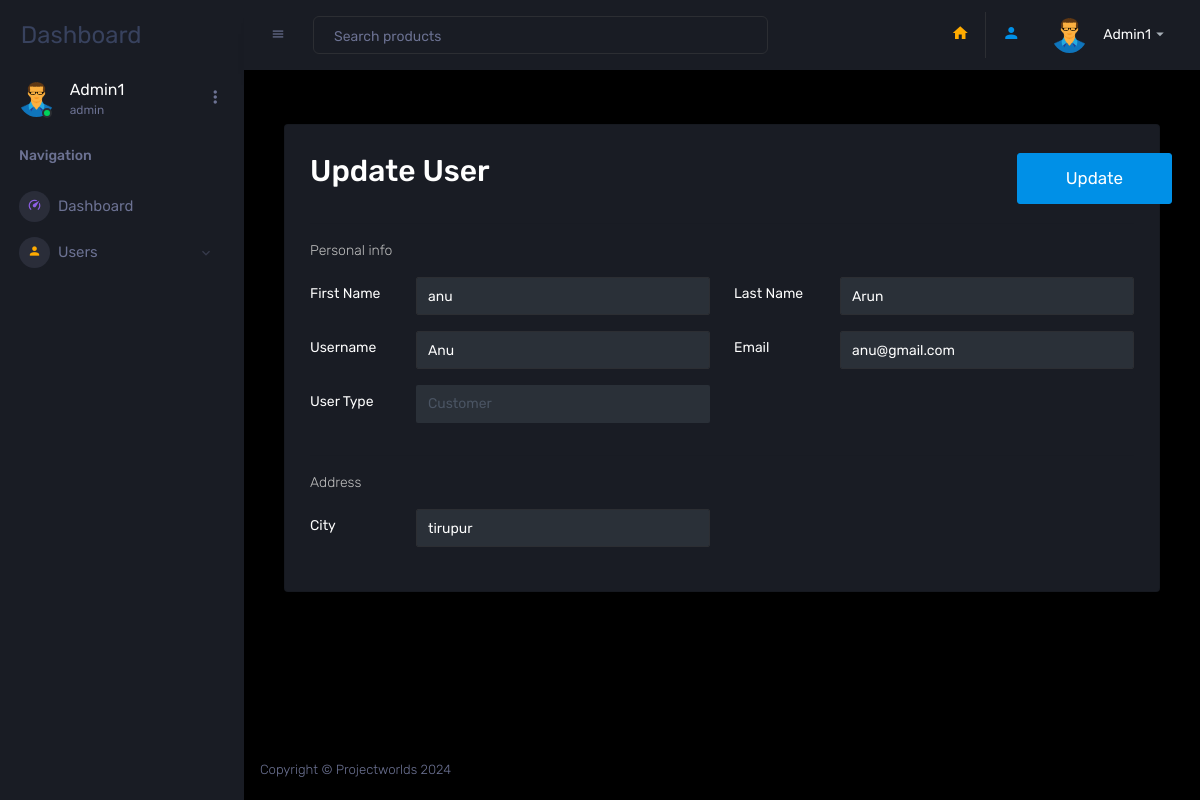
/user/update/2/a/ (signed in), run on the app's committed database.
### users/models.py (models this page shows, shortened)
class MyUser(AbstractUser):
    city = models.CharField(max_length=255)
    user_type = models.CharField(max_length=255, choices=(('admin', 'Admin'),
                                                          ('customer', 'Customer')))

class Profile(models.Model):
    user = models.OneToOneField(MyUser, on_delete=models.CASCADE)
    image = models.ImageField(default='default.webp', upload_to='images/profile/', null=True, blank=True)

### users/views.py (the view, shortened to what this page needs)
# urls.py: path('user/update/<int:pk>/a/', views.UserUpdateView.as_view(), name='update'),
class UserUpdateView(MyMixin, UpdateView):
    model = MyUser
    form_class = UserUpdateForm
    template_name = 'users/update.html'
    success_url = reverse_lazy('user_app:list')

### users/forms.py
class UserUpdateForm(forms.ModelForm):
    class Meta:
        model = MyUser
        fields = ('first_name', 'last_name', 'username', 'email', 'city', 'user_type')
        widgets = {
            'first_name': forms.TextInput(attrs={'class': 'form-control'}),
            'last_name': forms.TextInput(attrs={'class': 'form-control'}),
            'username': forms.TextInput(attrs={'class': 'form-control'}),
            'email': forms.TextInput(attrs={'type': 'email', 'class': 'form-control'}),
            'city': forms.TextInput(attrs={'class': 'form-control'}),
            'user_type': forms.Select(attrs={'class': 'form-control'}),
        }

### users/views.py (called while the page is built)
    def test_func(self):
        return self.request.user.user_type == 'admin'

### templates/users/update.html (shortened to what this page needs)
{% extends 'base.html' %}
{% load static %}
{% block content %}
<div class="row d-flex justify-content-center">
    <div class="col-md-12">
        <div class="col-12 grid-margin">
            <div class="card">
                <div class="card-body">
                    <div class="row">
                        <div class="col-md-10">
                            <h2 class="card-title">Update User</h2>
                        </div>
                        <div class="col-md-2">
                            <button class="btn btn-primary btn-lg" form="user_create_form" style="font-size:17px;" type="submit">Update</button>
                        </div>
                    </div>
                    <hr>
                    <form class="form-sample" id="user_create_form" method="post">
                        <p class="card-description"> Personal info </p>
                        <div class="row">
                            <div class="col-md-6">
                                <div class="form-group row">
                                    <label class="col-sm-3 col-form-label">First Name</label>
                                    <div class="col-sm-9">
                                        {{ form.first_name }}
                                    </div>
                                </div>
                            </div>
                            <div class="col-md-6">
                                <div class="form-group row">
                                    <label class="col-sm-3 col-form-label">Last Name</label>
                                    <div class="col-sm-9">
                                        {{ form.last_name }}
                                    </div>
                                </div>
                            </div>
                        </div>
                        <div class="row">
                            <div class="col-md-6">
                                <div class="form-group row">
                                    <label class="col-sm-3 col-form-label">Username</label>
                                    <div class="col-sm-9">
                                        {{ form.username }}
                                    </div>
                                </div>
                            </div>
                            <div class="col-md-6">
                                <div class="form-group row">
                                    <label class="col-sm-3 col-form-label">Email</label>
                                    <div class="col-sm-9">
                                        {{ form.email }}
                                    </div>
                                </div>
                            </div>
                        </div>
                        <div class="row">
                            <div class="col-md-6">
                                <div class="form-group row">
                                    <label class="col-sm-3 col-form-label">User Type</label>
                                    <div class="col-sm-9">
                                        {{ form.user_type }}
                                    </div>
                                </div>
                            </div>
                        </div>
                        <hr>
                        <p class="card-description"> Address </p>
                        <div class="row">
                            <div class="col-md-6">
                                <div class="form-group row">
                                    <label class="col-sm-3 col-form-label">City</label>
                                    <div class="col-sm-9">
                                        {{ form.city }}
                                    </div>
                                </div>
                            </div>
                        </div>
                    </form>
                </div>
            </div>
        </div>
    </div>
</div>
{% endblock content %}

### templates/partials/sidebar.html (shortened to what this page needs)
{% load static %}
<nav class="sidebar sidebar-offcanvas" id="sidebar">
    <div class="sidebar-brand-wrapper d-none d-lg-flex align-items-center justify-content-center fixed-top">
        <a class="sidebar-brand brand-logo" href="{% url 'user_app:home' %}" class="preview-subject ellipsis mb-1 text-small">Dashboard</a>
    </div>
    <ul class="nav">
        <li class="nav-item profile">
            <div class="profile-desc">
                <div class="profile-pic">
                    <div class="count-indicator">
                        <img alt="" class="img-xs rounded-circle " src="{{ user.profile.image.url }}">
                        <span class="count bg-success"></span>
                    </div>
                    <div class="profile-name">
                        <h5 class="mb-0 font-weight-normal">{{ user.username | capfirst }}</h5>
                        <span>{{ user.user_type }}</span>
                    </div>
                </div>
                <a data-toggle="dropdown" href="#" id="profile-dropdown"><i class="mdi mdi-dots-vertical"></i></a>
            </div>
        </li>
        <li class="nav-item nav-category">
            <span class="nav-link">Navigation</span>
        </li>
        <li class="nav-item menu-items">
            <a class="nav-link" href="{% url 'user_app:home' %}">
              <span class="menu-icon">
                <i class="mdi mdi-speedometer"></i>
              </span>
                <span class="menu-title">Dashboard</span>
            </a>
        </li>
        <li class="nav-item menu-items">
            <a aria-controls="ui-basic" aria-expanded="false" class="nav-link" data-toggle="collapse" href="#ui-basic">
              <span class="menu-icon">
                <i class="mdi mdi-account"></i>
              </span>
                <span class="menu-title">Users</span>
                <i class="menu-arrow"></i>
            </a>
        </li>
    </ul>
</nav>

### templates/partials/navbar.html (shortened to what this page needs)
{% load static %}
<nav class="navbar p-0 fixed-top d-flex flex-row">
    <div class="navbar-menu-wrapper flex-grow d-flex align-items-stretch">
        <button class="navbar-toggler navbar-toggler align-self-center" data-toggle="minimize" type="button">
            <span class="mdi mdi-menu"></span>
        </button>
        <ul class="navbar-nav w-100">
            <li class="nav-item w-100">
                <form class="nav-link mt-2 mt-md-0 d-none d-lg-flex search">
                    <input class="form-control" placeholder="Search products" type="text">
                </form>
            </li>
        </ul>
        <ul class="navbar-nav navbar-nav-right">
            <li class="nav-item nav-settings d-none d-lg-block">
                <a class="nav-link" href="{% url 'user_app:home' %}">
                    <i class="mdi mdi-home text-warning"></i>
                </a>
            </li>
            <li class="nav-item nav-settings d-none d-lg-block border-left">
                <a class="nav-link" href="{% url 'user_app:profile' user.id %}">
                    <i class="mdi mdi-account text-primary"></i>
                </a>
            </li>
            <li class="nav-item dropdown">
                <a class="nav-link" data-toggle="dropdown" href="#" id="profileDropdown">
                    <div class="navbar-profile">
                        <img alt="" class="img-xs rounded-circle" src="{{ user.profile.image.url }}">
                        <p class="mb-0 d-none d-sm-block navbar-profile-name">{{ user.username | capfirst }}</p>
                        <i class="mdi mdi-menu-down d-none d-sm-block"></i>
                    </div>
                </a>
            </li>
        </ul>
    </div>
</nav>

### data on the page
MyUser: profile.image (placeholder picture), username "Admin1", user_type "admin"
MyUser: first_name "anu", last_name "Arun", username "Anu", email "anu@gmail.com", user_type "Customer", city "tirupur"
